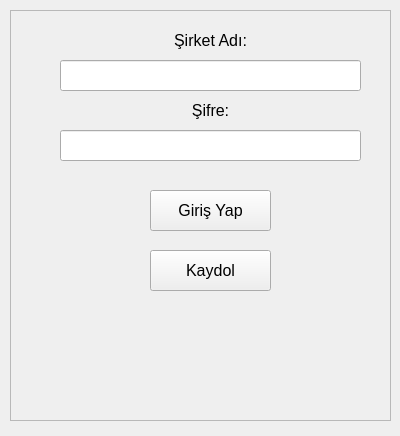
<?xml version="1.0" encoding="UTF-8"?>
<ui version="4.0">
 <class>Form</class>
 <widget class="QWidget" name="Form">
  <property name="geometry">
   <rect>
    <x>0</x>
    <y>0</y>
    <width>400</width>
    <height>436</height>
   </rect>
  </property>
  <property name="windowTitle">
   <string>Form</string>
  </property>
  <widget class="QWidget" name="verticalLayoutWidget">
   <property name="geometry">
    <rect>
     <x>10</x>
     <y>10</y>
     <width>381</width>
     <height>411</height>
    </rect>
   </property>
   <layout class="QVBoxLayout" name="verticalLayout">
    <item>
     <widget class="QFrame" name="frame">
      <property name="frameShape">
       <enum>QFrame::StyledPanel</enum>
      </property>
      <property name="frameShadow">
       <enum>QFrame::Raised</enum>
      </property>
      <widget class="QLabel" name="sirketAdi">
       <property name="geometry">
        <rect>
         <x>150</x>
         <y>20</y>
         <width>101</width>
         <height>21</height>
        </rect>
       </property>
       <property name="font">
        <font>
         <pointsize>12</pointsize>
        </font>
       </property>
       <property name="text">
        <string>Şirket Adı:</string>
       </property>
       <property name="alignment">
        <set>Qt::AlignCenter</set>
       </property>
      </widget>
      <widget class="QPushButton" name="giris">
       <property name="geometry">
        <rect>
         <x>140</x>
         <y>180</y>
         <width>121</width>
         <height>41</height>
        </rect>
       </property>
       <property name="font">
        <font>
         <pointsize>12</pointsize>
        </font>
       </property>
       <property name="toolTipDuration">
        <number>1</number>
       </property>
       <property name="text">
        <string>Giriş Yap</string>
       </property>
      </widget>
      <widget class="QLineEdit" name="sirketAdiLine">
       <property name="geometry">
        <rect>
         <x>50</x>
         <y>50</y>
         <width>301</width>
         <height>31</height>
        </rect>
       </property>
      </widget>
      <widget class="QLabel" name="sifre">
       <property name="geometry">
        <rect>
         <x>150</x>
         <y>90</y>
         <width>101</width>
         <height>21</height>
        </rect>
       </property>
       <property name="font">
        <font>
         <pointsize>12</pointsize>
        </font>
       </property>
       <property name="text">
        <string>Şifre:</string>
       </property>
       <property name="alignment">
        <set>Qt::AlignCenter</set>
       </property>
      </widget>
      <widget class="QLineEdit" name="sifreLine">
       <property name="geometry">
        <rect>
         <x>50</x>
         <y>120</y>
         <width>301</width>
         <height>31</height>
        </rect>
       </property>
      </widget>
      <widget class="QPushButton" name="kayit">
       <property name="geometry">
        <rect>
         <x>140</x>
         <y>240</y>
         <width>121</width>
         <height>41</height>
        </rect>
       </property>
       <property name="font">
        <font>
         <pointsize>12</pointsize>
        </font>
       </property>
       <property name="toolTipDuration">
        <number>1</number>
       </property>
       <property name="text">
        <string>Kaydol</string>
       </property>
      </widget>
     </widget>
    </item>
   </layout>
  </widget>
 </widget>
 <resources/>
 <connections/>
</ui>
